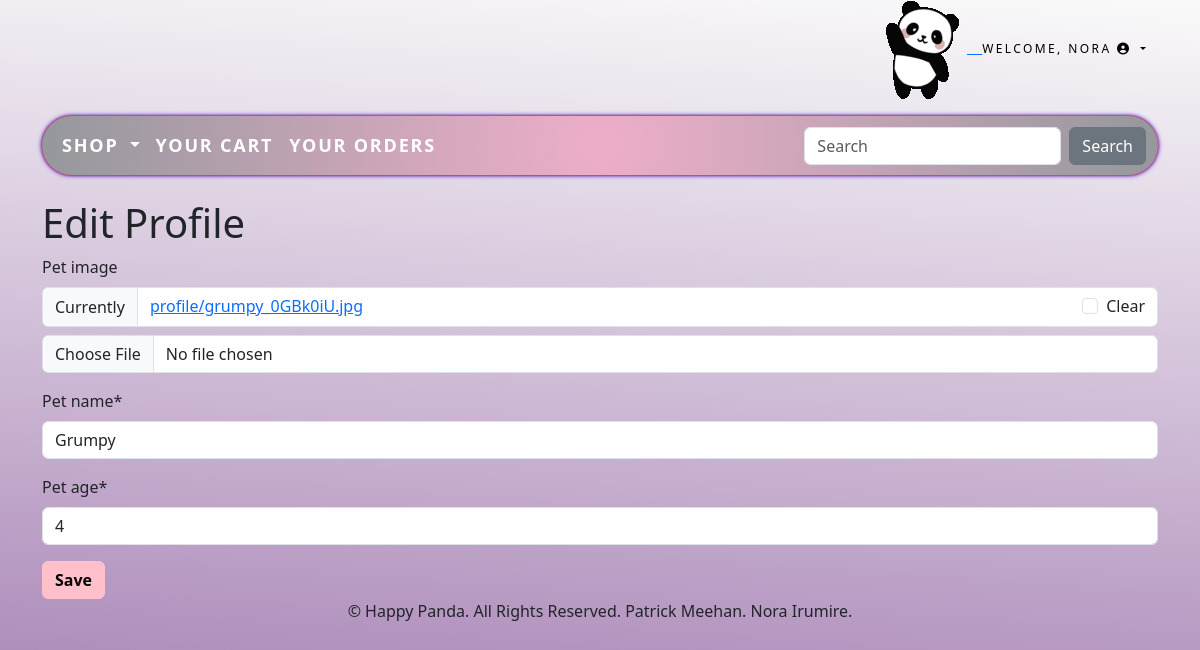
The app's page /accounts/edit_profile/1/ (signed in) with its own data.
### accounts/models.py (models this page shows, shortened)
class CustomUser(AbstractUser):
    age = models.PositiveIntegerField(null=True, blank=True)
    f_animal = models.CharField(max_length=250, blank=True)

class Profile(models.Model):
    user = models.OneToOneField(
        get_user_model(),
        null=True,
        on_delete=models.CASCADE,
    )
    pet_image = models.ImageField(upload_to = 'profile', blank=True)
    pet_name = models.CharField(max_length=255)
    pet_age = models.IntegerField()

### accounts/views.py (the view)
# urls.py: path('edit_profile/<int:pk>/', ProfileEditView.as_view(), name='edit_profile'),
class ProfileEditView(UpdateView):
    model = Profile
    template_name = 'registration/edit_profile.html'
    fields = ['pet_image', 'pet_name', 'pet_age']

### accounts/templatetags/auth_extras.py (called while the page is built)
@register.filter(name='has_group')
def has_group(user, group_name):
    group = Group.objects.get(name=group_name)
    return True if group in user.groups.all() else False

### shop/context_processors.py (called while the page is built)
def menu_links(request):
    links = Category.objects.all()
    return {'links':links}

### shop/models.py (called while the page is built)
    def get_absolute_url(self):
        return reverse('shop:products_by_category', args=[self.id])

### accounts/templates/registration/edit_profile.html (shortened to what this page needs)
{% extends 'base.html' %}
{% load crispy_forms_tags%}
{% block content %}
{% if user.is_authenticated %}
 <h1>Edit Profile</h1>
<form action="" method="post" enctype="multipart/form-data">{% csrf_token %}
{{ form|crispy }}
<button class="btn btn-success ml-2" type="submit">Save</button>
</form>
{% else %}
You're not allowed here
{% endif %}
{% endblock content %}

### shop/templates/header.html (shortened to what this page needs)
{% load static %}
{% load bootstrap_icons %}
<header>
  <div style="text-align: center;">
    <a href="{% url 'shop:all_products' %}">
      <div class="container">
        <div class="my_custom_menu">
          <ul>
            <li>
              <img class="header_img" src="{% static 'images/panda_wave.gif' %}" alt="Happy Panda Pet Store">
            </li>
            {% if user.is_authenticated %}
            <li class="dropdown">
              <a href="#" class="welcome-menu dropdown-toggle" data-bs-toggle="dropdown" role="button" aria-haspopup="true"
                aria-expanded="false">
                Welcome, {{ user.username }} <i class="fas fa-user-circle"></i>
              </a>
            </li>
            {% endif %}
          </ul>
        </div>
      </div>
    </a>
  </div>
</header>

### static/css/custom.css (style rules this page uses)
#body-background { background-repeat: no-repeat; background: linear-gradient(184deg, rgb(250, 250, 250) 0%, rgb(160, 120, 175)100%); }
html { min-height: 100%; margin: 0; }
body { min-height: 100%; margin: 0; }
.my_custom_menu { text-align: right !important; }
.my_custom_menu ul li { list-style: none; color: #000; text-transform: uppercase; letter-spacing: 1em; font-size: 12px; display: inline; }
.my_custom_menu ul li a { text-decoration: none; color: #000; list-style: none; text-transform: uppercase; letter-spacing: .2em; font-size: 12px; }
.btn.btn-success { color: black; font-weight: bold; background-color: pink; border-color: pink; }

### records on screen
CustomUser: username "NORA"
Profile: pet_name "Grumpy", pet_age "4"
